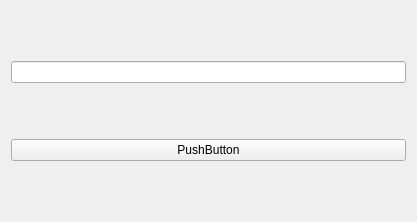
<?xml version="1.0" encoding="UTF-8"?>
<ui version="4.0">
 <class>MainWindow</class>
 <widget class="QMainWindow" name="MainWindow">
  <property name="geometry">
   <rect>
    <x>0</x>
    <y>0</y>
    <width>417</width>
    <height>222</height>
   </rect>
  </property>
  <property name="sizePolicy">
   <sizepolicy hsizetype="Preferred" vsizetype="Preferred">
    <horstretch>0</horstretch>
    <verstretch>0</verstretch>
   </sizepolicy>
  </property>
  <property name="windowTitle">
   <string>Cryptyrust</string>
  </property>
  <property name="autoFillBackground">
   <bool>false</bool>
  </property>
  <widget class="QWidget" name="centralWidget">
   <layout class="QGridLayout" name="gridLayout">
    <item row="1" column="0">
     <widget class="QPushButton" name="pushButton">
      <property name="text">
       <string>PushButton</string>
      </property>
     </widget>
    </item>
    <item row="0" column="0">
     <widget class="QLineEdit" name="lineEdit"/>
    </item>
   </layout>
  </widget>
  <widget class="QMenuBar" name="menuBar">
   <property name="geometry">
    <rect>
     <x>0</x>
     <y>0</y>
     <width>417</width>
     <height>23</height>
    </rect>
   </property>
  </widget>
 </widget>
 <layoutdefault spacing="6" margin="11"/>
 <resources/>
 <connections/>
</ui>
